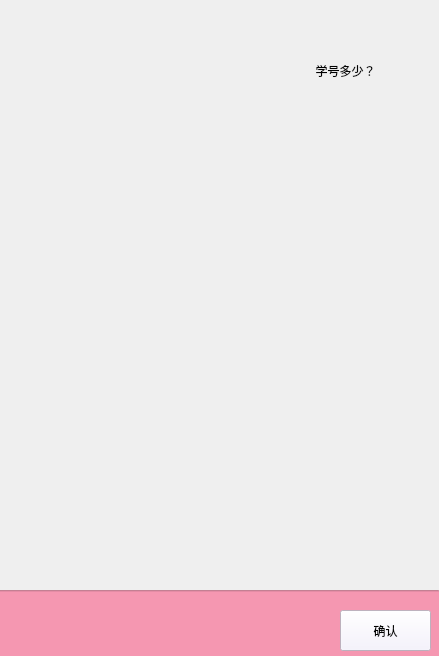
<?xml version="1.0" encoding="UTF-8"?>
<ui version="4.0">
 <class>Form</class>
 <widget class="QWidget" name="Form">
  <property name="geometry">
   <rect>
    <x>0</x>
    <y>0</y>
    <width>439</width>
    <height>656</height>
   </rect>
  </property>
  <property name="font">
   <font>
    <family>Arial</family>
    <pointsize>9</pointsize>
   </font>
  </property>
  <property name="contextMenuPolicy">
   <enum>Qt::NoContextMenu</enum>
  </property>
  <property name="windowTitle">
   <string>身份认证</string>
  </property>
  <property name="autoFillBackground">
   <bool>true</bool>
  </property>
  <property name="styleSheet">
   <string notr="true"/>
  </property>
  <widget class="QLabel" name="label">
   <property name="geometry">
    <rect>
     <x>-10</x>
     <y>0</y>
     <width>461</width>
     <height>661</height>
    </rect>
   </property>
   <property name="styleSheet">
    <string notr="true">image: url(tafei.png);</string>
   </property>
   <property name="text">
    <string/>
   </property>
  </widget>
  <widget class="QPushButton" name="pushButton">
   <property name="geometry">
    <rect>
     <x>340</x>
     <y>610</y>
     <width>91</width>
     <height>41</height>
    </rect>
   </property>
   <property name="styleSheet">
    <string notr="true">background-color: rgba(243, 239, 255, 200);
font: 12pt &quot;Arial&quot;;</string>
   </property>
   <property name="text">
    <string>确认</string>
   </property>
  </widget>
  <widget class="QLabel" name="label_2">
   <property name="geometry">
    <rect>
     <x>270</x>
     <y>40</y>
     <width>151</width>
     <height>61</height>
    </rect>
   </property>
   <property name="styleSheet">
    <string notr="true">font: 75 12pt &quot;Arial&quot;;
</string>
   </property>
   <property name="text">
    <string>学号多少？</string>
   </property>
   <property name="scaledContents">
    <bool>false</bool>
   </property>
   <property name="alignment">
    <set>Qt::AlignCenter</set>
   </property>
  </widget>
  <widget class="QLineEdit" name="lineEdit">
   <property name="geometry">
    <rect>
     <x>-10</x>
     <y>590</y>
     <width>451</width>
     <height>71</height>
    </rect>
   </property>
   <property name="styleSheet">
    <string notr="true">background-color: rgba(248, 115, 152, 180);
font: 16pt &quot;Arial&quot;;</string>
   </property>
   <property name="text">
    <string/>
   </property>
   <property name="alignment">
    <set>Qt::AlignCenter</set>
   </property>
  </widget>
  <widget class="QLabel" name="label_3">
   <property name="geometry">
    <rect>
     <x>250</x>
     <y>30</y>
     <width>191</width>
     <height>111</height>
    </rect>
   </property>
   <property name="styleSheet">
    <string notr="true">image: url(qipao.png);</string>
   </property>
   <property name="text">
    <string/>
   </property>
  </widget>
  <zorder>label</zorder>
  <zorder>label_3</zorder>
  <zorder>lineEdit</zorder>
  <zorder>pushButton</zorder>
  <zorder>label_2</zorder>
 </widget>
 <resources/>
 <connections/>
</ui>
